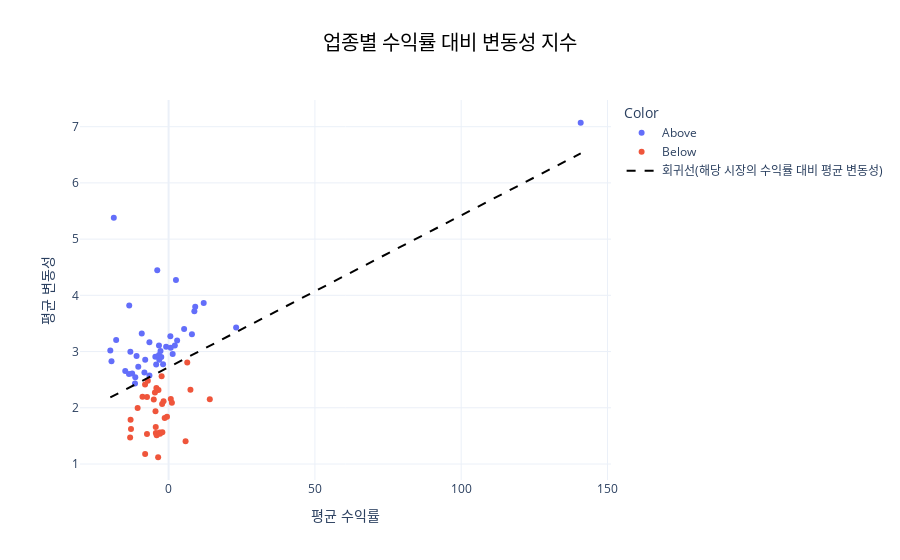

Source (notebook cell):
### Code cell
analyze_sector_return_volatility('KOSPI')

### Figure 1 — Plotly figure (JSON) as saved in the notebook; plotly's stock layout.template omitted (floating-point values rounded to 4 significant figures)
{"data": [{"customdata": [["통신장비"], ["전기제품"], ["기타"], ["에너지장비및서비스"], ["무역회사와판매업체"], ["화장품"], ["복합유틸리티"], ["호텔,레스토랑,레저"], ["화학"], ["문구류"], ["전기유틸리티"], ["디스플레이장비및부품"], ["전자장비와기기"], ["반도체와반도체장비"], ["제약"], ["비철금속"], ["IT서비스"], ["자동차부품"], ["게임엔터테인먼트"], ["식품"], ["다각화된통신서비스"], ["자동차"], ["종이와목재"], ["가정용품"], ["식품과기본식료품소매"], ["레저용장비와제품"], ["건축자재"], ["출판"], ["교육서비스"], ["가구"], ["섬유,의류,신발,호화품"], ["담배"], ["우주항공과국방"], ["방송과엔터테인먼트"], ["핸드셋"], ["기계"], ["건설"], ["판매업체"], ["전기장비"], ["조선"], ["생물공학"]], "hovertemplate": "Color=Above<br>평균 수익률=%{x}<br>평균 변동성=%{y}<br>Sector=%{customdata[0]}<extra></extra>", "legendgroup": "Above", "marker": {"color": "#636efa", "symbol": "circle"}, "mode": "markers", "name": "Above", "orientation": "v", "showlegend": true, "type": "scatter", "x": [-19.93, -19.52, -18.73, -17.93, -14.82, -13.54, -13.46, -13.07, -12.46, -11.49, -11.39, -10.96, -10.37, -9.176, -8.273, -7.998, -6.563, -6.554, -4.538, -4.252, -3.88, -3.295, -3.292, -3.2, -2.76, -2.505, -1.893, -0.84, 0.5975, 0.7314, 1.387, 2.13, 2.507, 2.914, 5.3, 7.971, 8.803, 9.097, 12.0, 23.08, 140.9], "xaxis": "x", "y": [3.017, 2.829, 5.38, 3.208, 2.656, 2.602, 3.82, 2.995, 2.61, 2.43, 2.542, 2.92, 2.73, 3.323, 2.628, 2.854, 3.167, 2.572, 2.906, 2.768, 4.445, 3.109, 2.938, 2.855, 3.01, 2.905, 2.774, 3.085, 3.272, 3.067, 2.958, 3.11, 4.272, 3.196, 3.4, 3.309, 3.719, 3.797, 3.863, 3.43, 7.07], "yaxis": "y"}, {"customdata": [["전문소매"], ["디스플레이패널"], ["컴퓨터와주변기기"], ["백화점과일반상점"], ["생명보험"], ["철강"], ["사무용전자제품"], ["도로와철도운송"], ["해운사"], ["건축제품"], ["포장재"], ["전자제품"], ["증권"], ["항공화물운송과물류"], ["카드"], ["상업서비스와공급품"], ["인터넷과카탈로그소매"], ["광고"], ["항공사"], ["석유와가스"], ["운송인프라"], ["손해보험"], ["건강관리장비와용품"], ["가스유틸리티"], ["은행"], ["음료"], ["부동산"], ["복합기업"], ["가정용기기와용품"], ["무선통신서비스"], ["양방향미디어와서비스"], ["창업투자"], ["소프트웨어"]], "hovertemplate": "Color=Below<br>평균 수익률=%{x}<br>평균 변동성=%{y}<br>Sector=%{customdata[0]}<extra></extra>", "legendgroup": "Below", "marker": {"color": "#EF553B", "symbol": "circle"}, "mode": "markers", "name": "Below", "orientation": "v", "showlegend": true, "type": "scatter", "x": [-13.16, -13.0, -12.86, -10.59, -8.928, -8.044, -8.02, -7.398, -7.39, -7.117, -5.073, -4.67, -4.481, -4.398, -4.36, -4.174, -4.08, -3.58, -3.467, -3.029, -2.967, -2.385, -2.218, -2.14, -1.722, -1.34, -0.5489, 0.7454, 1.124, 5.805, 6.373, 7.46, 14.08], "xaxis": "x", "y": [1.47, 1.785, 1.623, 1.995, 2.195, 2.416, 1.18, 1.534, 2.191, 2.48, 2.146, 2.272, 1.937, 1.659, 1.55, 2.351, 1.51, 1.12, 2.316, 1.561, 1.537, 2.56, 2.066, 1.565, 2.115, 1.82, 1.842, 2.158, 2.088, 1.405, 2.807, 2.32, 2.15], "yaxis": "y"}, {"line": {"color": "black", "dash": "dash"}, "mode": "lines", "name": "회귀선(해당 시장의 수익률 대비 평균 변동성)", "type": "scatter", "x": [-19.93, -19.52, -18.73, -17.93, -14.82, -13.54, -13.46, -13.16, -13.07, -13.0, -12.86, -12.46, -11.49, -11.39, -10.96, -10.59, -10.37, -9.176, -8.928, -8.273, -8.044, -8.02, -7.998, -7.398, -7.39, -7.117, -6.563, -6.554, -5.073, -4.67, -4.538, -4.481, -4.398, -4.36, -4.252, -4.174, -4.08, -3.88, -3.58, -3.467, -3.295, -3.292, -3.2, -3.029, -2.967, -2.76, -2.505, -2.385, -2.218, -2.14, -1.893, -1.722, -1.34, -0.84, -0.5489, 0.5975, 0.7314, 0.7454, 1.124, 1.387, 2.13, 2.507, 2.914, 5.3, 5.805, 6.373, 7.46, 7.971, 8.803, 9.097, 12.0, 14.08, 23.08, 140.9], "y": [2.184, 2.195, 2.216, 2.238, 2.322, 2.357, 2.359, 2.367, 2.369, 2.371, 2.375, 2.386, 2.412, 2.415, 2.426, 2.436, 2.442, 2.475, 2.481, 2.499, 2.505, 2.506, 2.506, 2.523, 2.523, 2.53, 2.545, 2.545, 2.585, 2.596, 2.6, 2.601, 2.604, 2.605, 2.607, 2.61, 2.612, 2.618, 2.626, 2.629, 2.633, 2.633, 2.636, 2.64, 2.642, 2.648, 2.655, 2.658, 2.662, 2.664, 2.671, 2.676, 2.686, 2.7, 2.707, 2.738, 2.742, 2.742, 2.753, 2.76, 2.78, 2.79, 2.801, 2.865, 2.879, 2.894, 2.924, 2.937, 2.96, 2.968, 3.046, 3.102, 3.345, 6.525]}], "layout": {"legend": {"title": {"text": "Color"}, "tracegroupgap": 0}, "title": {"font": {"color": "black", "family": "Arial", "size": 20}, "text": "업종별 수익률 대비 변동성 지수", "x": 0.5}, "xaxis": {"anchor": "y", "domain": [0, 1], "title": {"text": "평균 수익률"}}, "yaxis": {"anchor": "x", "domain": [0, 1], "title": {"text": "평균 변동성"}}}}
